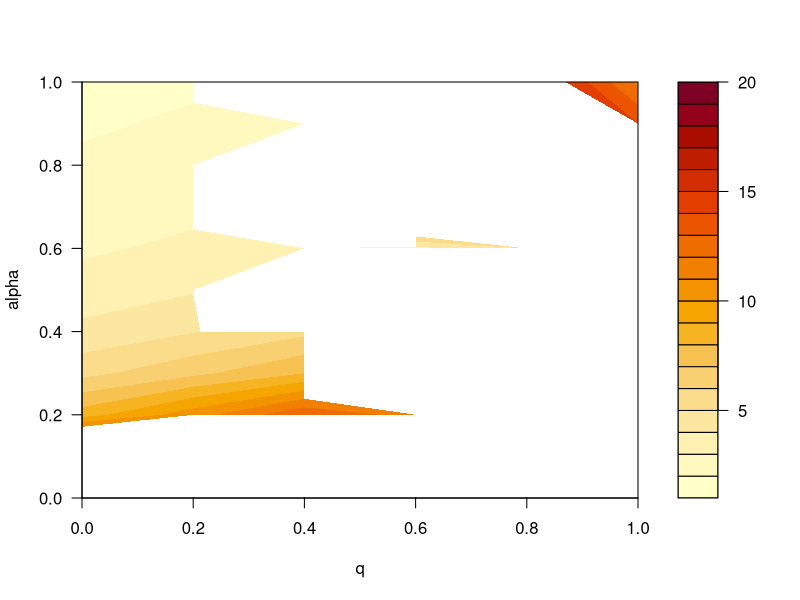

Recreate this plot in R.
# clear workspace
rm(list = ls())
require(deSolve)

# Set this working directory to where you want to save the figures.
# You need to write your own path here
###setwd('~/Desktop/MUN COVID/Second Wave/Figures/')

# Parameters as proposed for the new model

#"Calculated" Beta
#beta <- 0.516

## AH: Commented out, c is now something to solve for.
# Contact rate
#c.vec <- seq(2,4,0.5)

# Prob. transmission given contact
#alpha = beta/c
#alpha <- 0.18
alpha.vec <- seq(0,1,0.1)

# Days the model runs
t <- 200

# Days for test results
tau <- 2

# Prob. E -> I_p given leaving E
r <- 0.75

# Contact tracing effectiveness rate
q.vec <-  seq(0,1,0.2) #0.75

### AH: Please check these numbers with the published Miller,
### Metcalfe, Grenfell paper published in NAture Medicine - the
### numbers changed in the preprint vs. the published version.

# Decrease in asymptomatic infectivity
b_a <- 0.5

# Decrease in clinical contact rate
b_c <- 0.1

# Mean time spent in Exposed
deltaE <- 1 / 4

# Mean time spent in Infected_Pre-Clinical
deltaI_p <- 1 / 2

# Mean time spent in Infected_Clinical
deltaI_c <- 1 / 3

# Mean time spent in Infected_Asymptomatic
deltaI_a <- 1 / 7

# Mean time spent in Q
deltaQ <- 1 / ((1/deltaE + 1/deltaI_p)/2 + tau)

# Mean time spent in Q_a
deltaQ_a <- 1 / 14

# Mean time spent in S_q
deltaS_q <- 1 / 14

# Initial Population size
N <- 1

# Assumed the epidemic begins with 0.0001% of population exposed
# Canada's March 11 confirmed cases of covid
E0 <- 2.74*10^(-6)

# Returns the value of R at the final time for a given value of c.
timeloop = function(c){
  # Initial values:
    S = (N - E0)
    E = E0
    I_p = 0
    I_c = 0
    I_a = 0
    Q = 0
    Q_a = 0
    S_q = 0
    R = 0
# Enter the values into df for t = 0 to 4 - establishes values for first 5 days
  df <- data.frame(time = seq(0:4), S=S, E=E, I_p=I_p, I_c = I_c, I_a = I_a, Q=Q, Q_a = Q_a, S_q = S_q, R=R)
for (i in seq(5,t-1) ) {
# Lagged variables
  S1  = df[i-1,"S"]
  S2  = df[i-2,"S"]
  S3  = df[i-3,"S"]
  E   = df[i,"E"]
  E4  = df[i-4,"E"]
  I_p = df[i,"I_p"]
  I_c = df[i,"I_c"]
  I_a = df[i,"I_a"]
  Q   = df[i,"Q"]
  Q_a = df[i,"Q_a"]
  S_q = df[i,"S_q"]
  R   = df[i, "R"]
  N   = S + E + I_p + I_c + I_a + Q + Q_a + S_q + R

  df[i+1, "S"] =   S - S * alpha * c * (I_p + b_c * I_c + b_a * I_a)/N- (E4*r*deltaE) * q * (1-alpha) * c * (b_c*(S+S1)+(S2+S3))/N + deltaS_q * S_q


  df[i+1, "E"] =   E + S * alpha * c * (I_p + b_c * I_c + b_a * I_a)/N- (E4*r*deltaE) * c * q * alpha * (b_c*(S+S1)+(S2+S3))/N- deltaE * E


  df[i+1, "I_p"] =  I_p+ r * deltaE * E - deltaI_p * I_p


  df[i+1, "I_c"] =  I_c+ deltaI_p * I_p+ deltaQ * Q- deltaI_c * I_c


  df[i+1, "I_a"] =  I_a+ (1-r) * deltaE * E- deltaI_a * I_a


  df[i+1, "Q"] =  Q+ (E4*r*deltaE) * c * q * alpha * r * (b_c*(S+S1)+(S2+S3))/N- deltaQ * Q


  df[i+1, "Q_a"] =  Q_a+ (E4*r*deltaE) * c * q * alpha * (1-r) * (b_c*(S+S1)+(S2+S3))/N-deltaQ_a * Q_a


  df[i+1, "S_q"] =  S_q + (E4*r*deltaE) * q * (1-alpha) * c * (b_c*(S+S1)+(S2+S3))/N - deltaS_q * S_q

  df[i+1, "R"] =  R + deltaI_c * I_c + deltaQ_a * Q_a + deltaI_a * I_a
}
  diff.target = df[i+1,"R"] - target
# The function returns the differnce between the final value of R and the target value
  return(diff.target)
}

# The following is a series adjusted for quarantining given contact tracing, adjusted using Miller et. al & Tang et. al

## The following has only been partially updated (Not entirely sure options out of Q)

#preallocate the output
output = matrix(rep(0,length(alpha.vec)*length(q.vec)),nrow=length(q.vec), ncol=length(alpha.vec))
# specify start and end values for the search across c values.
c.start <- 0
c.end <- 20
target <- 7

for(k in 1:length(alpha.vec)){
  alpha<-alpha.vec[k]
  for(j in 1:length(q.vec)){
    q<-q.vec[j]
    # The if clause is to prevent uniroot giving an error if there
    # exists no value of the final R such that the target is meet.
    if(sign(timeloop(c.start))==sign(timeloop(c.end))){
    output[j,k]=NA}
    else{
    cval <- uniroot(timeloop,c(c.start,c.end))$root
    output[j,k] <- cval}
  }}

filled.contour(q.vec,alpha.vec,output, xlab = "q", ylab = "alpha")

# However, I am not clear why R final can be bigger than 1. I think there
# is a mistake in your original code, which I just put inside a function
# and left unchanged. If N = 1 and there are no births and deaths, then
# R cannot be bigger than 1, because the sum of all the variables has to be 1 for all time.
